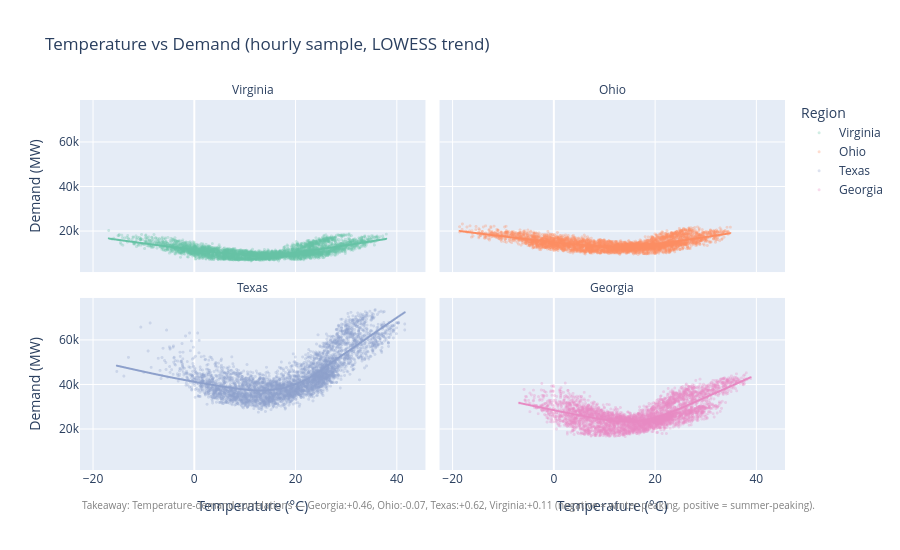

Notebook code for this chart:
### Code cell
# Sample to keep plot manageable (every 6th row → ~17k points)
sample = master.iloc[::6].copy()

fig = px.scatter(
    sample, x="Temperature", y="Demand_MW",
    color="Region", facet_col="Region", facet_col_wrap=2,
    opacity=0.3, height=550, trendline="lowess",
    title="Temperature vs Demand (hourly sample, LOWESS trend)",
    labels={"Temperature":"Temperature (°C)","Demand_MW":"Demand (MW)"},
    color_discrete_sequence=px.colors.qualitative.Set2,
)
fig.for_each_annotation(lambda a: a.update(text=a.text.split("=")[-1]))
fig.update_traces(marker=dict(size=3), selector=dict(mode="markers"))

# Compute correlations
corrs = master.groupby("Region").apply(
    lambda g: g["Temperature"].corr(g["Demand_MW"])
).round(3)
corr_str = ", ".join(f"{r}:{v:+.2f}" for r, v in corrs.items())
takeaway = f"Takeaway: Temperature-demand correlations — {corr_str} (negative = winter-peaking, positive = summer-peaking)."
fig.add_annotation(text=takeaway, xref="paper", yref="paper",
                   x=0, y=-0.12, showarrow=False, font=dict(size=10, color="gray"))
fig.show()

### Figure 1 — Plotly figure (JSON) as saved in the notebook; plotly's stock layout.template omitted (floating-point values rounded to 4 significant figures; data arrays with more than 128 entries replaced by an {"elided": "..."} marker saying what was removed)
{"data": [{"hovertemplate": "Region=Virginia<br>Temperature (°C)=%{x}<br>Demand (MW)=%{y}<extra></extra>", "legendgroup": "Virginia", "marker": {"color": "rgb(102,194,165)", "opacity": 0.3, "size": 3, "symbol": "circle"}, "mode": "markers", "name": "Virginia", "showlegend": true, "type": "scattergl", "x": {"elided": "4383 float values"}, "xaxis": "x3", "y": {"elided": "4383 float values"}, "yaxis": "y3"}, {"hovertemplate": "<b>LOWESS trendline</b><br><br>Region=Virginia<br>Temperature (°C)=%{x}<br>Demand (MW)=%{y} <b>(trend)</b><extra></extra>", "legendgroup": "Virginia", "marker": {"color": "rgb(102,194,165)", "symbol": "circle"}, "mode": "lines", "name": "Virginia", "showlegend": false, "type": "scattergl", "x": {"elided": "4383 float values"}, "xaxis": "x3", "y": {"elided": "4383 float values"}, "yaxis": "y3"}, {"hovertemplate": "Region=Ohio<br>Temperature (°C)=%{x}<br>Demand (MW)=%{y}<extra></extra>", "legendgroup": "Ohio", "marker": {"color": "rgb(252,141,98)", "opacity": 0.3, "size": 3, "symbol": "circle"}, "mode": "markers", "name": "Ohio", "showlegend": true, "type": "scattergl", "x": {"elided": "4383 float values"}, "xaxis": "x4", "y": {"elided": "4383 float values"}, "yaxis": "y4"}, {"hovertemplate": "<b>LOWESS trendline</b><br><br>Region=Ohio<br>Temperature (°C)=%{x}<br>Demand (MW)=%{y} <b>(trend)</b><extra></extra>", "legendgroup": "Ohio", "marker": {"color": "rgb(252,141,98)", "symbol": "circle"}, "mode": "lines", "name": "Ohio", "showlegend": false, "type": "scattergl", "x": {"elided": "4383 float values"}, "xaxis": "x4", "y": {"elided": "4383 float values"}, "yaxis": "y4"}, {"hovertemplate": "Region=Texas<br>Temperature (°C)=%{x}<br>Demand (MW)=%{y}<extra></extra>", "legendgroup": "Texas", "marker": {"color": "rgb(141,160,203)", "opacity": 0.3, "size": 3, "symbol": "circle"}, "mode": "markers", "name": "Texas", "showlegend": true, "type": "scattergl", "x": {"elided": "4384 float values"}, "xaxis": "x", "y": {"elided": "4384 float values"}, "yaxis": "y"}, {"hovertemplate": "<b>LOWESS trendline</b><br><br>Region=Texas<br>Temperature (°C)=%{x}<br>Demand (MW)=%{y} <b>(trend)</b><extra></extra>", "legendgroup": "Texas", "marker": {"color": "rgb(141,160,203)", "symbol": "circle"}, "mode": "lines", "name": "Texas", "showlegend": false, "type": "scattergl", "x": {"elided": "4384 float values"}, "xaxis": "x", "y": {"elided": "4384 float values"}, "yaxis": "y"}, {"hovertemplate": "Region=Georgia<br>Temperature (°C)=%{x}<br>Demand (MW)=%{y}<extra></extra>", "legendgroup": "Georgia", "marker": {"color": "rgb(231,138,195)", "opacity": 0.3, "size": 3, "symbol": "circle"}, "mode": "markers", "name": "Georgia", "showlegend": true, "type": "scattergl", "x": {"elided": "4380 float values"}, "xaxis": "x2", "y": {"elided": "4380 float values"}, "yaxis": "y2"}, {"hovertemplate": "<b>LOWESS trendline</b><br><br>Region=Georgia<br>Temperature (°C)=%{x}<br>Demand (MW)=%{y} <b>(trend)</b><extra></extra>", "legendgroup": "Georgia", "marker": {"color": "rgb(231,138,195)", "symbol": "circle"}, "mode": "lines", "name": "Georgia", "showlegend": false, "type": "scattergl", "x": {"elided": "4380 float values"}, "xaxis": "x2", "y": {"elided": "4380 float values"}, "yaxis": "y2"}], "layout": {"annotations": [{"showarrow": false, "text": "Texas", "x": 0.245, "xanchor": "center", "xref": "paper", "y": 0.465, "yanchor": "bottom", "yref": "paper"}, {"showarrow": false, "text": "Georgia", "x": 0.755, "xanchor": "center", "xref": "paper", "y": 0.465, "yanchor": "bottom", "yref": "paper"}, {"showarrow": false, "text": "Virginia", "x": 0.245, "xanchor": "center", "xref": "paper", "y": 1.0, "yanchor": "bottom", "yref": "paper"}, {"showarrow": false, "text": "Ohio", "x": 0.755, "xanchor": "center", "xref": "paper", "y": 1.0, "yanchor": "bottom", "yref": "paper"}, {"font": {"color": "gray", "size": 10}, "showarrow": false, "text": "Takeaway: Temperature-demand correlations — Georgia:+0.46, Ohio:-0.07, Texas:+0.62, Virginia:+0.11 (negative = winter-peaking, positive = summer-peaking).", "x": 0, "xref": "paper", "y": -0.12, "yref": "paper"}], "height": 550, "legend": {"title": {"text": "Region"}, "tracegroupgap": 0}, "title": {"text": "Temperature vs Demand (hourly sample, LOWESS trend)"}, "xaxis": {"anchor": "y", "domain": [0, 0.49], "title": {"text": "Temperature (°C)"}}, "xaxis2": {"anchor": "y2", "domain": [0.51, 1], "matches": "x", "title": {"text": "Temperature (°C)"}}, "xaxis3": {"anchor": "y3", "domain": [0, 0.49], "matches": "x", "showticklabels": false}, "xaxis4": {"anchor": "y4", "domain": [0.51, 1], "matches": "x", "showticklabels": false}, "yaxis": {"anchor": "x", "domain": [0, 0.465], "title": {"text": "Demand (MW)"}}, "yaxis2": {"anchor": "x2", "domain": [0, 0.465], "matches": "y", "showticklabels": false}, "yaxis3": {"anchor": "x3", "domain": [0.535, 1.0], "matches": "y", "title": {"text": "Demand (MW)"}}, "yaxis4": {"anchor": "x4", "domain": [0.535, 1.0], "matches": "y", "showticklabels": false}}}
